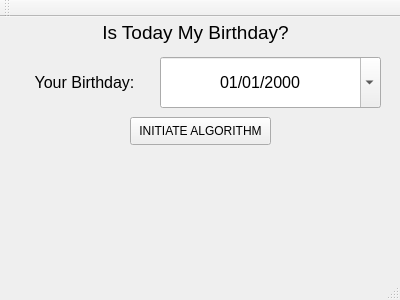
<?xml version="1.0" encoding="UTF-8"?>
<ui version="4.0">
 <class>MainWindow</class>
 <widget class="QMainWindow" name="MainWindow">
  <property name="geometry">
   <rect>
    <x>0</x>
    <y>0</y>
    <width>400</width>
    <height>300</height>
   </rect>
  </property>
  <property name="sizePolicy">
   <sizepolicy hsizetype="Fixed" vsizetype="Fixed">
    <horstretch>0</horstretch>
    <verstretch>0</verstretch>
   </sizepolicy>
  </property>
  <property name="minimumSize">
   <size>
    <width>400</width>
    <height>300</height>
   </size>
  </property>
  <property name="maximumSize">
   <size>
    <width>400</width>
    <height>300</height>
   </size>
  </property>
  <property name="windowTitle">
   <string>MainWindow</string>
  </property>
  <widget class="QWidget" name="centralWidget">
   <widget class="QLabel" name="headLabel">
    <property name="geometry">
     <rect>
      <x>80</x>
      <y>0</y>
      <width>231</width>
      <height>31</height>
     </rect>
    </property>
    <property name="font">
     <font>
      <pointsize>14</pointsize>
     </font>
    </property>
    <property name="frameShape">
     <enum>QFrame::NoFrame</enum>
    </property>
    <property name="text">
     <string>Is Today My Birthday?</string>
    </property>
    <property name="alignment">
     <set>Qt::AlignCenter</set>
    </property>
   </widget>
   <widget class="QDateTimeEdit" name="dateEdit">
    <property name="geometry">
     <rect>
      <x>160</x>
      <y>40</y>
      <width>221</width>
      <height>51</height>
     </rect>
    </property>
    <property name="font">
     <font>
      <pointsize>12</pointsize>
     </font>
    </property>
    <property name="alignment">
     <set>Qt::AlignCenter</set>
    </property>
    <property name="displayFormat">
     <string>MM/dd/yyyy</string>
    </property>
    <property name="calendarPopup">
     <bool>true</bool>
    </property>
   </widget>
   <widget class="QLabel" name="dateLabel">
    <property name="geometry">
     <rect>
      <x>14</x>
      <y>45</y>
      <width>141</width>
      <height>41</height>
     </rect>
    </property>
    <property name="font">
     <font>
      <pointsize>12</pointsize>
     </font>
    </property>
    <property name="text">
     <string>Your Birthday:</string>
    </property>
    <property name="alignment">
     <set>Qt::AlignCenter</set>
    </property>
   </widget>
   <widget class="QLabel" name="largeLabel">
    <property name="geometry">
     <rect>
      <x>10</x>
      <y>140</y>
      <width>381</width>
      <height>91</height>
     </rect>
    </property>
    <property name="font">
     <font>
      <pointsize>20</pointsize>
     </font>
    </property>
    <property name="frameShadow">
     <enum>QFrame::Sunken</enum>
    </property>
    <property name="text">
     <string/>
    </property>
    <property name="alignment">
     <set>Qt::AlignCenter</set>
    </property>
   </widget>
   <widget class="QPushButton" name="initiateButton">
    <property name="geometry">
     <rect>
      <x>130</x>
      <y>100</y>
      <width>141</width>
      <height>28</height>
     </rect>
    </property>
    <property name="text">
     <string>INITIATE ALGORITHM</string>
    </property>
   </widget>
  </widget>
  <widget class="QMenuBar" name="menuBar">
   <property name="geometry">
    <rect>
     <x>0</x>
     <y>0</y>
     <width>400</width>
     <height>26</height>
    </rect>
   </property>
  </widget>
  <widget class="QToolBar" name="mainToolBar">
   <attribute name="toolBarArea">
    <enum>TopToolBarArea</enum>
   </attribute>
   <attribute name="toolBarBreak">
    <bool>false</bool>
   </attribute>
  </widget>
  <widget class="QStatusBar" name="statusBar"/>
 </widget>
 <layoutdefault spacing="6" margin="11"/>
 <resources/>
 <connections/>
</ui>
